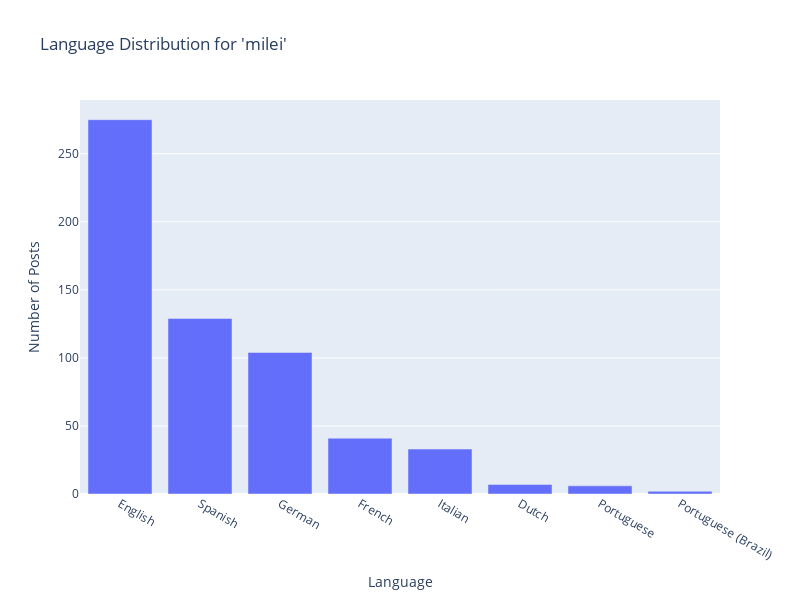

Notebook source saved alongside this figure:
### Code cell
import plotly.graph_objects as go
from plotly.subplots import make_subplots
import pandas as pd

mastodon_final = pd.read_csv('./data/mastodon_final_nodup.csv')

tag_of_interest = 'milei'
df = mastodon_final[mastodon_final['tags'].str.contains(tag_of_interest, case=False, na=False)]
desired_languages = ['en', 'es', 'de', 'fr', 'it', 'nl', 'pt', 'pt-br']
language_distribution = df[df['language'].isin(desired_languages)]['language'].value_counts()

fig = go.Figure()

fig.add_trace(
    go.Bar(x=language_distribution.index.map(language_full_names), y=language_distribution.values, name=f"Language Distribution for '{tag_of_interest}'")
)

fig.update_layout(
    title_text=f"Language Distribution for '{tag_of_interest}'",
    xaxis_title="Language",
    yaxis_title="Number of Posts",
    height=600,
    width=800
)

fig.show()

### Figure 1 — Plotly figure (JSON) as saved in the notebook; plotly's stock layout.template omitted (floating-point values rounded to 4 significant figures)
{"data": [{"name": "Language Distribution for 'milei'", "type": "bar", "x": ["English", "Spanish", "German", "French", "Italian", "Dutch", "Portuguese", "Portuguese (Brazil)"], "y": [275, 129, 104, 41, 33, 7, 6, 2]}], "layout": {"height": 600, "title": {"text": "Language Distribution for 'milei'"}, "width": 800, "xaxis": {"autorange": true, "range": [-0.5, 7.5], "title": {"text": "Language"}, "type": "category"}, "yaxis": {"autorange": true, "range": [0, 289.5], "title": {"text": "Number of Posts"}, "type": "linear"}}}
